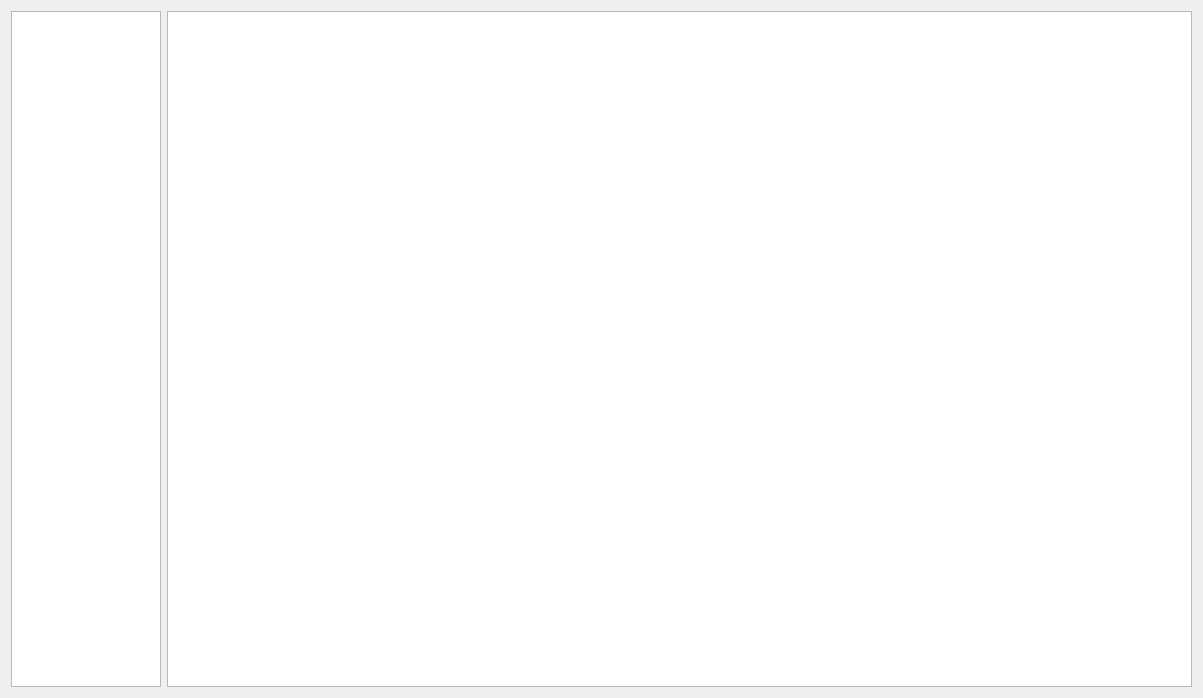
<?xml version="1.0" encoding="UTF-8"?>
<ui version="4.0">
 <class>Dialog</class>
 <widget class="QDialog" name="Dialog">
  <property name="geometry">
   <rect>
    <x>0</x>
    <y>0</y>
    <width>1203</width>
    <height>698</height>
   </rect>
  </property>
  <property name="windowTitle">
   <string>LogFlowGUI</string>
  </property>
  <layout class="QHBoxLayout" name="horizontalLayout">
   <item>
    <widget class="QListWidget" name="listWidget">
     <property name="enabled">
      <bool>true</bool>
     </property>
     <property name="sizePolicy">
      <sizepolicy hsizetype="Expanding" vsizetype="Expanding">
       <horstretch>0</horstretch>
       <verstretch>0</verstretch>
      </sizepolicy>
     </property>
     <property name="maximumSize">
      <size>
       <width>150</width>
       <height>1500</height>
      </size>
     </property>
     <property name="whatsThis">
      <string/>
     </property>
     <property name="accessibleName">
      <string/>
     </property>
     <property name="movement">
      <enum>QListView::Static</enum>
     </property>
    </widget>
   </item>
   <item>
    <widget class="QGraphicsView" name="graphicsView"/>
   </item>
  </layout>
 </widget>
 <resources/>
 <connections/>
</ui>
